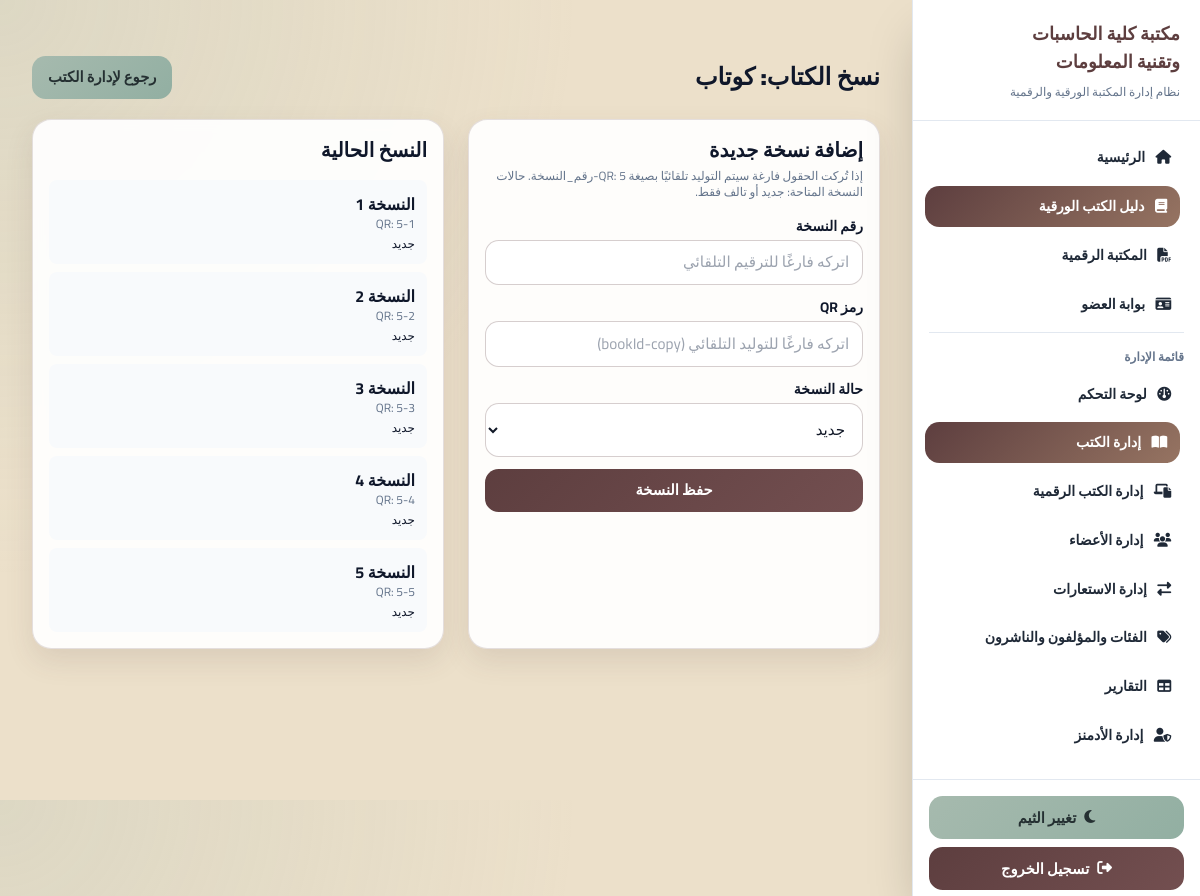
The page /dashboard/books/5/copies/ (signed in) on the database its author committed.
### books/models.py (models this page shows, shortened)
class Book(models.Model):
    LANGUAGE_CHOICES = [
        ("arabic", "العربية"),
        ("english", "الإنجليزية"),
    ]
    dewey_decimal_number = models.CharField(max_length=100)
    title = models.CharField(max_length=300)
    authors = models.ManyToManyField(Author)
    category = models.ForeignKey(Category, on_delete=models.SET_NULL, null=True)
    publisher = models.ForeignKey(Publisher, on_delete=models.SET_NULL, null=True)
    publication_year = models.IntegerField(blank=True, null=True)
    edition = models.CharField(max_length=50, blank=True, null=True)
    volume = models.CharField(max_length=50, blank=True, null=True)
    language = models.CharField(max_length=20, choices=LANGUAGE_CHOICES, default="arabic")
    pages = models.IntegerField(blank=True, null=True)
    cover_image = models.ImageField(upload_to="books/covers/", blank=True, null=True)
    description = models.TextField(blank=True, null=True)
    created_at = models.DateTimeField(auto_now_add=True)
    view_count = models.PositiveIntegerField(default=0)

class BookCopy(models.Model):
    STATUS = [
        ("new", "جديد"),
        ("damaged", "تالف"),
    ]
    book = models.ForeignKey(Book, on_delete=models.CASCADE)
    copy_number = models.CharField(max_length=50, blank=True, null=True)
    barcode = models.CharField(max_length=100, unique=True, blank=True)
    status = models.CharField(max_length=20, choices=STATUS, default="new")

### dashboard/views.py (the view)
# urls.py: path("books/<int:book_id>/copies/", views.dashboard_book_copies, name="dashboard_book_copies"),
@admin_capability_required("can_manage_books")
def dashboard_book_copies(request, book_id):
    book = get_object_or_404(Book, id=book_id)
    if request.method == "POST":
        form = BookCopyForm(request.POST)
        if form.is_valid():
            copy = form.save(commit=False)
            copy.book = book
            copy.save()
            messages.success(request, "تمت إضافة النسخة بنجاح.")
            return redirect("dashboard_book_copies", book_id=book.id)
    else:
        form = BookCopyForm()
    copies = book.bookcopy_set.all().order_by("id")
    return render(
        request,
        "dashboard/books/copies.html",
        {
            "book": book,
            "form": form,
            "copies": copies,
        },
    )

### dashboard/forms.py
class BookCopyForm(forms.ModelForm):
    class Meta:
        model = BookCopy
        fields = ["copy_number", "barcode", "status"]
        labels = {
            "copy_number": "رقم النسخة",
            "barcode": "رمز QR",
            "status": "حالة النسخة",
        }
        widgets = {
            "copy_number": forms.TextInput(attrs={"class": "input-field", "placeholder": "اتركه فارغًا للترقيم التلقائي"}),
            "barcode": forms.TextInput(attrs={"class": "input-field", "placeholder": "اتركه فارغًا للتوليد التلقائي (bookId-copy)"}),
            "status": forms.Select(attrs={"class": "input-field"}),
        }

### accounts/services.py (called while the page is built)
def is_library_admin(user):
    return user.is_authenticated and (
        user.is_superuser or user.is_staff or getattr(user, "is_admin", False)
    )

def has_admin_capability(user, capability):
    if user.is_superuser:
        return True
    return bool(getattr(user, capability, False))

def admin_capability_required(capability):
    def decorator(view_func):
        @login_required(login_url="login")
        @wraps(view_func)
        def _wrapped(request, *args, **kwargs):
            if not is_library_admin(request.user):
                raise PermissionDenied("Admin access required.")
            if not has_admin_capability(request.user, capability):
                raise PermissionDenied("You do not have permission to access this page.")
            return view_func(request, *args, **kwargs)
        return _wrapped
    return decorator

### templates/dashboard/books/copies.html (shortened to what this page needs)
﻿{% extends "base.html" %}
{% block content %}
<section class="space-y-5">
    <div class="flex items-center justify-between">
        <h1 class="text-2xl font-black">نسخ الكتاب: {{ book.title }}</h1>
        <a href="{% url 'dashboard_books_list' %}" class="btn-secondary">رجوع لإدارة الكتب</a>
    </div>
    <div class="grid grid-cols-1 lg:grid-cols-2 gap-6">
        <article class="card">
            <h2 class="text-xl font-black mb-1">إضافة نسخة جديدة</h2>
            <p class="text-xs text-slate-500 mb-4">إذا تُركت الحقول فارغة سيتم التوليد تلقائيًا بصيغة QR: {{ book.id }}-رقم_النسخة. حالات النسخة المتاحة: جديد أو تالف فقط.</p>
            <form method="post" class="space-y-3">
                {% for field in form %}
                    <div>
                        <label for="{{ field.id_for_label }}" class="block text-sm font-bold mb-1">{{ field.label }}</label>
                        {{ field }}
                    </div>
                {% endfor %}
                <button type="submit" class="btn-primary w-full">حفظ النسخة</button>
            </form>
        </article>
        <article class="card">
            <h2 class="text-xl font-black mb-4">النسخ الحالية</h2>
            <div class="space-y-2 max-h-[520px] overflow-y-auto">
                {% for copy in copies %}
                    <div class="p-3 rounded-lg bg-slate-50 dark:bg-slate-800">
                        <div class="font-bold">النسخة {{ copy.copy_number|default:"-" }}</div>
                        <div class="text-xs text-slate-500">QR: {{ copy.barcode }}</div>
                        <div class="text-xs mt-1">{{ copy.get_status_display }}</div>
                    </div>
                {% empty %}
                    <p class="text-sm text-slate-500">لا توجد نسخ لهذا الكتاب.</p>
                {% endfor %}
            </div>
        </article>
    </div>
</section>
{% endblock %}

### libraryms/static/css/styles.css (style rules this page uses)
body { font-family: 'Cairo', sans-serif; background: radial-gradient(circle at top left, rgba(166, 186, 174, 0.22), transparent 40%), var(--c3); }
.card { background: rgba(255, 255, 255, 0.92); border: 1px solid rgba(93, 62, 63, 0.16); border-radius: 1.2rem; box-shadow: 0 12px 28px rgba(93, 62, 63, 0.12); padding: 1rem; backdrop-filter: blur(6px); }
.input-field { width: 100%; border: 1px solid rgba(93, 62, 63, 0.25); border-radius: 0.85rem; padding: 0.65rem 0.8rem; background: #ffffff; color: #111827; font-size: 0.95rem; }
.btn-primary, .btn-secondary { border: 0; border-radius: 0.85rem; padding: 0.65rem 1rem; font-size: 0.92rem; font-weight: 800; cursor: pointer; display: inline-flex; align-items: center; justify-content: center; text-decoration: none; transition: transform 0.2s ease, filter 0.2s ease; }
.btn-primary { background: linear-gradient(135deg, var(--c1) 0%, #734f50 100%); color: #ffffff; }
.btn-secondary { background: linear-gradient(135deg, var(--c4) 0%, #92afa2 100%); color: #253032; }

### rows shown on the page
Book: title "كوتاب", id "5"
BookCopy: copy_number "1", barcode "5-1", status "جديد"
BookCopy: copy_number "2", barcode "5-2", status "جديد"
BookCopy: copy_number "3", barcode "5-3", status "جديد"
BookCopy: copy_number "4", barcode "5-4", status "جديد"
BookCopy: copy_number "5", barcode "5-5", status "جديد"

### other values the page prints
{{ field.label }} "رقم النسخة" "رمز QR" "حالة النسخة"
